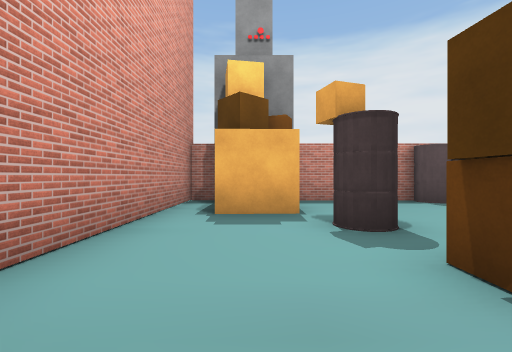
[1] (above)

16 first-person views from a walk through a 3-D level made in the Unity game engine. The camera is 1.3 m above the floor, looks level and sees 90° across. The floor is counted in squares, 2 m on a side. Each view is taken from the middle of a square. On the plan, view 1 faces up. The plan holds only what a view shows up to about 9 squares ahead; the rest is blank. The place goes on beyond the plan. The player is left out. Some animated figures are not drawn. Some surface patterns are stand-ins.

[2]
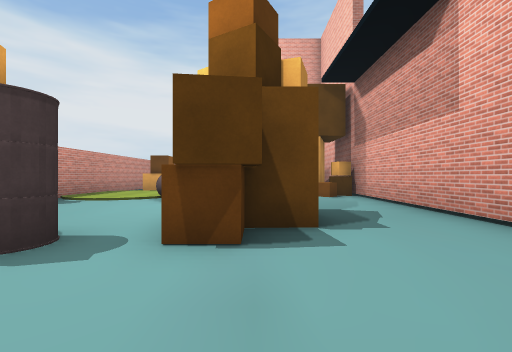

[3]
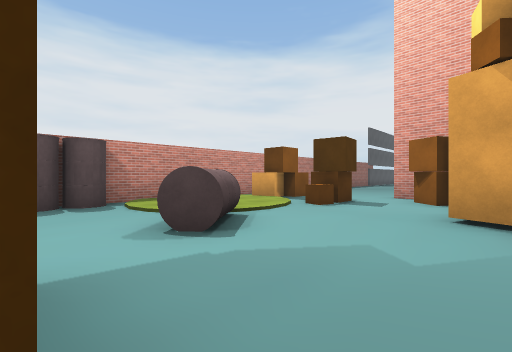

[4]
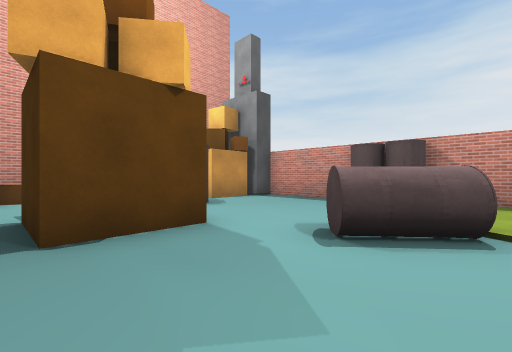

[5]
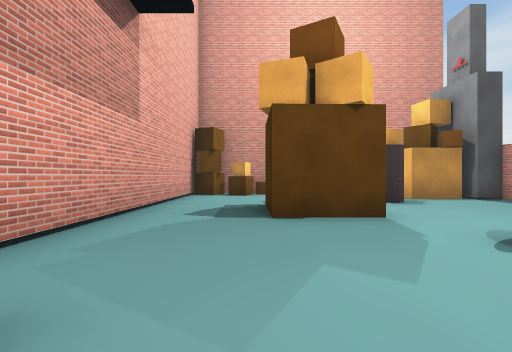

[6]
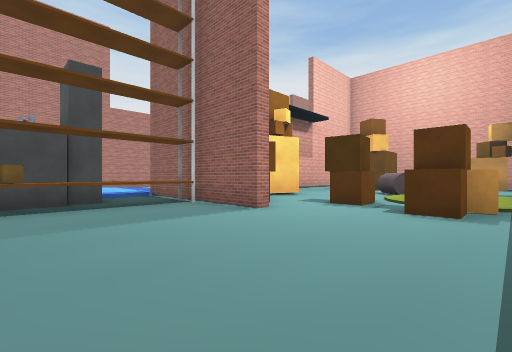

[7]
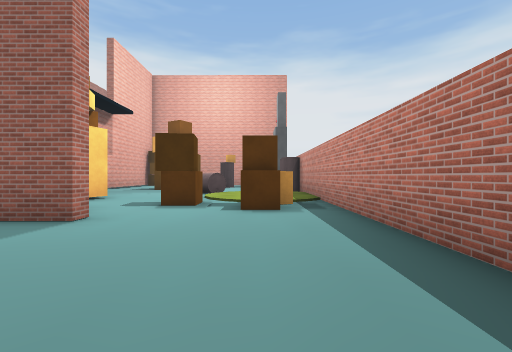

[8]
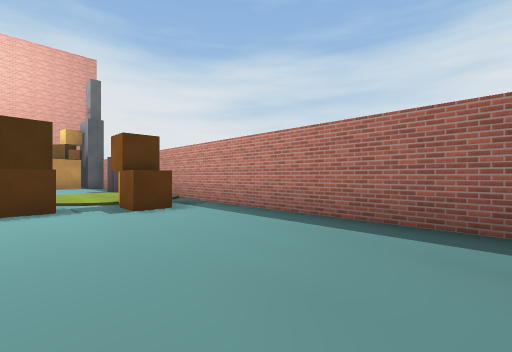

[9]
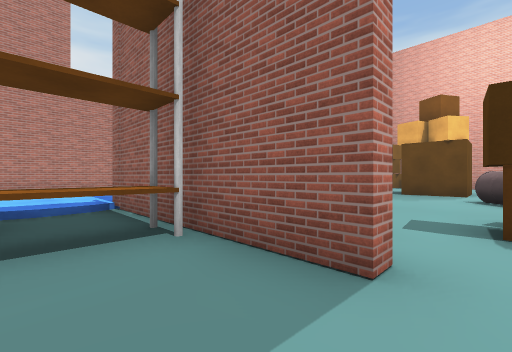

[10]
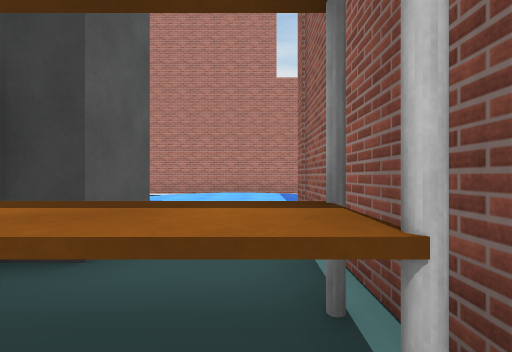

[11]
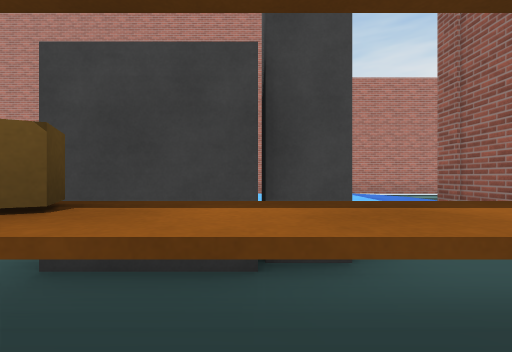

[12]
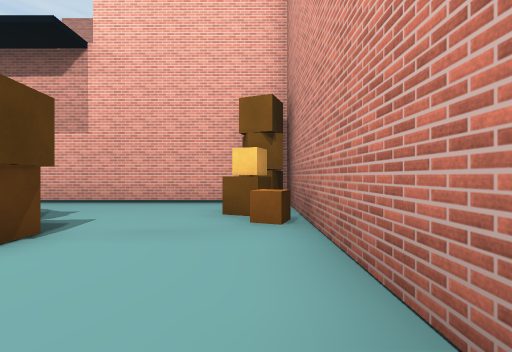

[13]
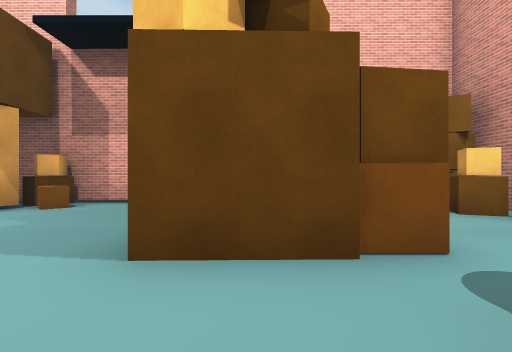

[14]
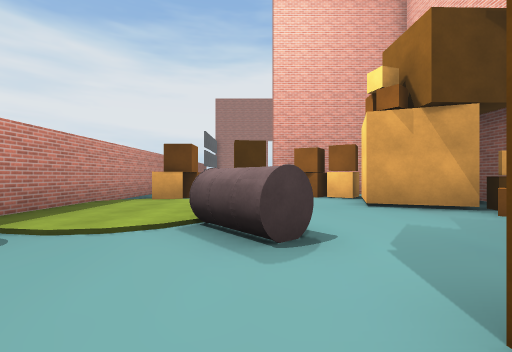

[15]
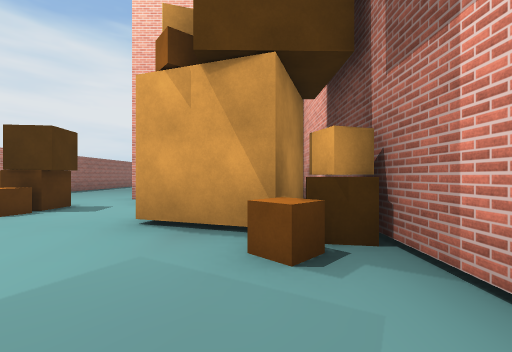

[16]
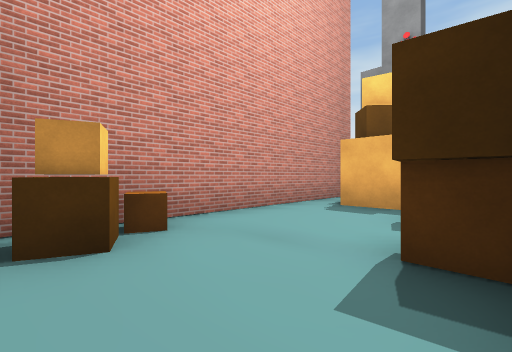

### Floor plan
Key: @ floor where view 1 was taken; # wall or solid block; . main floor; : floor 0.25 m higher than the main floor; / step, stairs or slope; ^ raised ledge; C orange cube; B brown cube; O other object.
Columns run from 2 left of view 1 to 16 right of it. Each row starts with its distance up from view 1.
  7 ###################
  6 #......O/..........
  5 #.#...../...CB.....
  4 #......./../.......
  3 #..CO...O...B......
  2 #...B##.......#....
  1 #...B##......B#....
  0 #B@........####^^^O
 -1 #B.......B### #..##
 -2 #B########B## #..#
 -3   .....  ..   /::
 -4              /::::
 -5              /::::
 -6               ::::
 -7            ..  //
 -8            ########

Where each view was taken, in squares from view 1:
view 1: 0 up, 0 right, facing up
view 2: 1 up, 1 left, facing right
view 3: 0 up, 4 right, facing up-right
view 4: 0 up, 7 right, facing up-left
view 5: 0 up, 8 right, facing left
view 6: 6 up, 16 right, facing down-left
view 7: 5 up, 16 right, facing left
view 8: 3 up, 16 right, facing up-left
view 9: 3 up, 14 right, facing down-left
view 10: 1 up, 13 right, facing down
view 11: 1 up, 15 right, facing down
view 12: 4 up, 1 left, facing down
view 13: 4 up, 3 right, facing down
view 14: 3 up, 3 right, facing right
view 15: 1 down, 5 right, facing right
view 16: 1 down, 2 right, facing up-left
